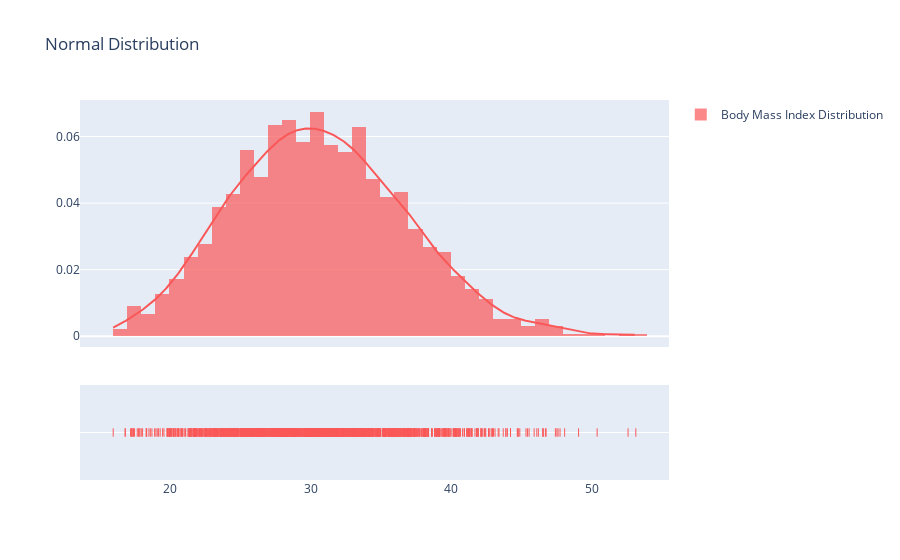

The notebook cell this image was saved under:
### Markdown cell above
<h3> Is there a Relationship between BMI and Age</h3>
<a id="bmi_age"></a>
<ul>
    <li><b>BMI frequency: </b> Most of the BMI frequency is concentrated between 27 - 33. </li>
    <li><b> Correlations </b> Age and charges have a correlation of 0.29 while bmi and charges have a correlation of 0.19 </li>
    <li><b> Relationship betweem BMI and Age: </b> The correlation for these two variables is 0.10 which is not that great. Therefore, we can disregard that age has a huge influence on BMI. </li>
    </ul>

### Code cell
bmi = [df["bmi"].values.tolist()]
group_labels = ['Body Mass Index Distribution']

colors = ['#FA5858']

fig = ff.create_distplot(bmi, group_labels, colors=colors)
# Add title
fig['layout'].update(title='Normal Distribution')

iplot(fig, filename='Basic Distplot')

### Figure 1 — Plotly figure (JSON) as saved in the notebook; plotly's stock layout.template omitted (floating-point values rounded to 4 significant figures; data arrays with more than 128 entries replaced by an {"elided": "..."} marker saying what was removed)
{"data": [{"autobinx": false, "histnorm": "probability density", "legendgroup": "Body Mass Index Distribution", "marker": {"color": "#FA5858"}, "name": "Body Mass Index Distribution", "opacity": 0.7, "type": "histogram", "x": {"elided": "1338 float values"}, "xaxis": "x", "xbins": {"end": 53.13, "size": 1, "start": 15.96}, "yaxis": "y"}, {"legendgroup": "Body Mass Index Distribution", "marker": {"color": "#FA5858"}, "mode": "lines", "name": "Body Mass Index Distribution", "showlegend": false, "type": "scatter", "x": {"elided": "500 float values"}, "xaxis": "x", "y": {"elided": "500 float values"}, "yaxis": "y"}, {"legendgroup": "Body Mass Index Distribution", "marker": {"color": "#FA5858", "symbol": "line-ns-open"}, "mode": "markers", "name": "Body Mass Index Distribution", "showlegend": false, "type": "scatter", "x": {"elided": "1338 float values"}, "xaxis": "x", "y": {"elided": "1338 str values"}, "yaxis": "y2"}], "layout": {"barmode": "overlay", "hovermode": "closest", "legend": {"traceorder": "reversed"}, "title": {"text": "Normal Distribution"}, "xaxis": {"anchor": "y2", "domain": [0, 1], "zeroline": false}, "yaxis": {"anchor": "free", "domain": [0.35, 1], "position": 0}, "yaxis2": {"anchor": "x", "domain": [0, 0.25], "dtick": 1, "showticklabels": false}}}
